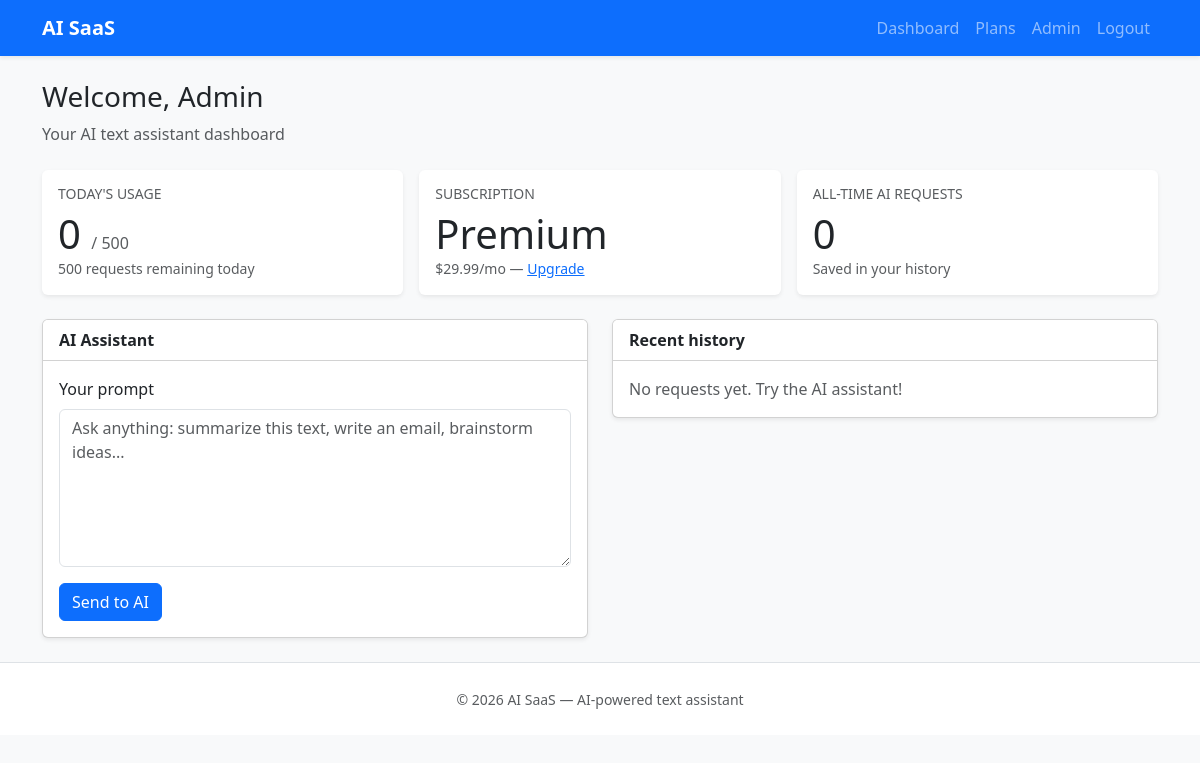
/dashboard.php (signed in), run on the app's committed database.
### tables this page shows
CREATE TABLE users (
    id INT UNSIGNED AUTO_INCREMENT PRIMARY KEY,
    name VARCHAR(100) NOT NULL,
    email VARCHAR(255) NOT NULL,
    password_hash VARCHAR(255) NOT NULL,
    role ENUM('user', 'admin') NOT NULL DEFAULT 'user',
    is_banned TINYINT(1) NOT NULL DEFAULT 0,
    subscription_id INT UNSIGNED NOT NULL DEFAULT 1,
    created_at TIMESTAMP DEFAULT CURRENT_TIMESTAMP,
    UNIQUE KEY uk_users_email (email),
    CONSTRAINT fk_users_subscription
        FOREIGN KEY (subscription_id) REFERENCES subscriptions (id)
);

CREATE TABLE subscriptions (
    id INT UNSIGNED AUTO_INCREMENT PRIMARY KEY,
    name VARCHAR(50) NOT NULL,
    daily_limit INT UNSIGNED NOT NULL COMMENT 'Max AI requests per calendar day',
    price DECIMAL(10, 2) NOT NULL DEFAULT 0.00 COMMENT 'Monthly price (mock billing)'
);

### config/db.php (called while the page is built, shortened)
<?php
function getDb(): PDO
{
    static $pdo = null;
    if ($pdo instanceof PDO) {
        return $pdo;
    }
    $host = env('DB_HOST', '127.0.0.1');
    $name = env('DB_NAME', 'ai_saas');
    $user = env('DB_USER', 'root');
    $pass = env('DB_PASS', '');
    $dsn = "mysql:host=$host;dbname=$name;charset=utf8mb4";
    $pdo = new PDO($dsn, $user, $pass, [
        PDO::ATTR_ERRMODE            => PDO::ERRMODE_EXCEPTION,
        PDO::ATTR_DEFAULT_FETCH_MODE => PDO::FETCH_ASSOC,
        PDO::ATTR_EMULATE_PREPARES   => false,
    ]);
    return $pdo;
}

### includes/auth.php (called while the page is built, shortened)
<?php
require_once dirname(__DIR__) . '/config/db.php';
function currentUser(): ?array
{
    static $user = null;
    if ($user !== null) {
        return $user;
    }
    $stmt = getDb()->prepare(
        'SELECT u.id, u.name, u.email, u.role, u.is_banned, u.subscription_id,
                s.name AS plan_name, s.daily_limit, s.price
         FROM users u
         JOIN subscriptions s ON s.id = u.subscription_id
         WHERE u.id = ?'
    );
    $stmt->execute([$_SESSION['user_id']]);
    $user = $stmt->fetch() ?: null;
    return $user;
}
function requireLogin(): array
{
    $user = currentUser();
    return $user;
}
function getTodayUsageCount(int $userId): int
{
    $stmt = getDb()->prepare(
        "SELECT COUNT(*) AS cnt FROM usage_logs
         WHERE user_id = ? AND action = 'ai_request'
         AND DATE(created_at) = CURDATE()"
    );
    $stmt->execute([$userId]);
    return (int) $stmt->fetch()['cnt'];
}

### dashboard.php (the view, shortened to what this page needs)
<?php
require_once __DIR__ . '/includes/auth.php';
$user = requireLogin();
$usageToday = getTodayUsageCount((int) $user['id']);
$limit = (int) $user['daily_limit'];
$remaining = max(0, $limit - $usageToday);
$historyStmt = getDb()->prepare(
    'SELECT id, prompt, response, created_at FROM ai_history
     WHERE user_id = ? ORDER BY created_at DESC LIMIT 10'
);
$historyStmt->execute([$user['id']]);
$history = $historyStmt->fetchAll();
$totalStmt = getDb()->prepare('SELECT COUNT(*) AS cnt FROM ai_history WHERE user_id = ?');
$totalStmt->execute([$user['id']]);
$totalRequests = (int) $totalStmt->fetch()['cnt'];
require_once __DIR__ . '/includes/header.php';
?>
<div class="row mb-4">
    <div class="col">
        <h1 class="h3">Welcome, <?= htmlspecialchars($user['name']) ?></h1>
        <p class="text-muted mb-0">Your AI text assistant dashboard</p>
    </div>
</div>
<div class="row g-3 mb-4">
    <div class="col-md-4">
        <div class="card shadow-sm h-100 border-0">
            <div class="card-body">
                <h6 class="text-muted text-uppercase small">Today's usage</h6>
                <p class="display-6 mb-0"><?= $usageToday ?> <span class="fs-6 text-muted">/ <?= $limit ?></span></p>
                <p class="small text-muted mb-0"><?= $remaining ?> requests remaining today</p>
            </div>
        </div>
    </div>
    <div class="col-md-4">
        <div class="card shadow-sm h-100 border-0">
            <div class="card-body">
                <h6 class="text-muted text-uppercase small">Subscription</h6>
                <p class="display-6 mb-0"><?= htmlspecialchars($user['plan_name']) ?></p>
                <p class="small text-muted mb-0">
                    $<?= number_format((float) $user['price'], 2) ?>/mo —
                    <a href="upgrade.php">Upgrade</a>
                </p>
            </div>
        </div>
    </div>
    <div class="col-md-4">
        <div class="card shadow-sm h-100 border-0">
            <div class="card-body">
                <h6 class="text-muted text-uppercase small">All-time AI requests</h6>
                <p class="display-6 mb-0"><?= $totalRequests ?></p>
                <p class="small text-muted mb-0">Saved in your history</p>
            </div>
        </div>
    </div>
</div>
<div class="row g-4">
    <div class="col-lg-6">
        <div class="card shadow-sm">
            <div class="card-header bg-white">
                <strong>AI Assistant</strong>
            </div>
            <div class="card-body">
                <form id="ai-form">
                    <div class="mb-3">
                        <label for="prompt" class="form-label">Your prompt</label>
                        <textarea class="form-control" id="prompt" name="prompt" rows="6"
                                  placeholder="Ask anything: summarize this text, write an email, brainstorm ideas..."
                                  <?= $remaining <= 0 ? 'disabled' : '' ?> required></textarea>
                    </div>
                    <button type="submit" class="btn btn-primary" id="ai-submit"
                            <?= $remaining <= 0 ? 'disabled' : '' ?>>
                        <span class="submit-text">Send to AI</span>
                    </button>
                </form>
            </div>
        </div>
    </div>
    <div class="col-lg-6">
        <div class="card shadow-sm">
            <div class="card-header bg-white d-flex justify-content-between align-items-center">
                <strong>Recent history</strong>
            </div>
            <div class="card-body p-0">
                <?php if (empty($history)): ?>
                    <p class="text-muted p-3 mb-0">No requests yet. Try the AI assistant!</p>
                <?php endif; ?>
            </div>
        </div>
    </div>
</div>
<?php require_once __DIR__ . '/includes/footer.php'; ?>

### data on the page
users: name "Admin", subscription.daily_limit "500", subscription.name "Premium", subscription.price "29.99"

### other printed values
$usageToday "0"
$totalRequests "0"
